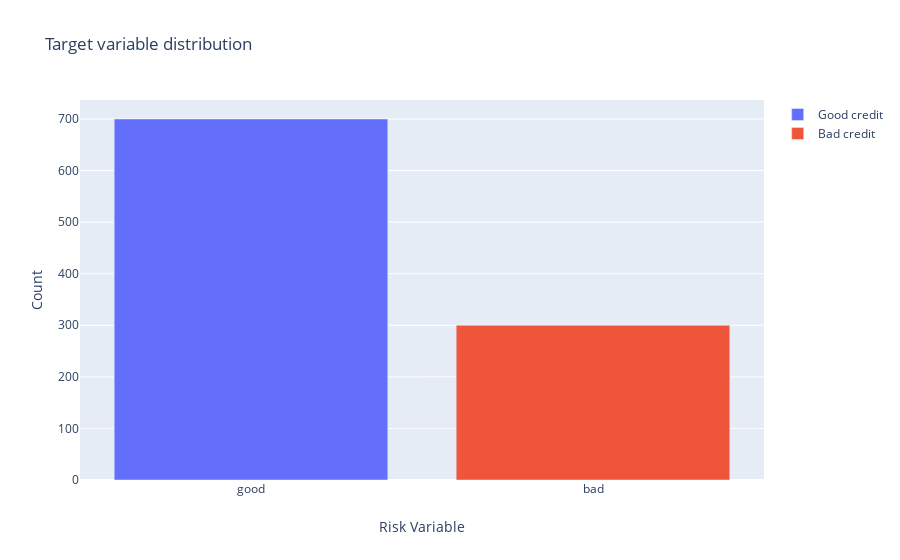

Source (notebook cell):
### Code cell
# it's a library that we work with plotly
import plotly.offline as py 
py.init_notebook_mode(connected=True) # this code, allow us to work with offline plotly version
import plotly.graph_objs as go # it's like "plt" of matplot
import plotly.tools as tls # It's useful to we get some tools of plotly
import warnings # This library will be used to ignore some warnings
from collections import Counter # To do counter of some features

trace0 = go.Bar(
            x = df_credit[df_credit["Risk"]== 'good']["Risk"].value_counts().index.values,
            y = df_credit[df_credit["Risk"]== 'good']["Risk"].value_counts().values,
            name='Good credit'
    )

trace1 = go.Bar(
            x = df_credit[df_credit["Risk"]== 'bad']["Risk"].value_counts().index.values,
            y = df_credit[df_credit["Risk"]== 'bad']["Risk"].value_counts().values,
            name='Bad credit'
    )

data = [trace0, trace1]

layout = go.Layout(
    
)

layout = go.Layout(
    yaxis=dict(
        title='Count'
    ),
    xaxis=dict(
        title='Risk Variable'
    ),
    title='Target variable distribution'
)

fig = go.Figure(data=data, layout=layout)

py.iplot(fig, filename='grouped-bar')

### Figure 1 — Plotly figure (JSON) as saved in the notebook; plotly's stock layout.template omitted (floating-point values rounded to 4 significant figures)
{"data": [{"name": "Good credit", "type": "bar", "x": ["good"], "y": [700]}, {"name": "Bad credit", "type": "bar", "x": ["bad"], "y": [300]}], "layout": {"title": {"text": "Target variable distribution"}, "xaxis": {"title": {"text": "Risk Variable"}}, "yaxis": {"title": {"text": "Count"}}}}
